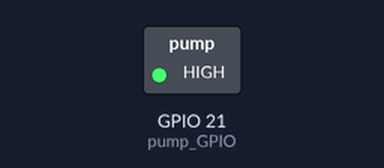
A program run on a simulated Raspberry Pi (BCM pin numbers). On the bench: switched loads named in the program (green lamp = pin HIGH). At 0.0 s the program stops and its outputs stay as they are.

Above: at 0.1 s.
Timing chart, 0 to 1.5 s (numbered marks = the images above):
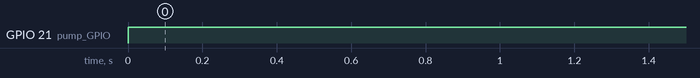

The program:

relay.py
```python
import RPi.GPIO as GPIO

pump_GPIO = 21

GPIO.setmode(GPIO.BCM)
GPIO.setup(pump_GPIO, GPIO.OUT)
GPIO.output(pump_GPIO, GPIO.HIGH)

def state_change(state):
    GPIO.output(pump_GPIO, state)
```

Measured:
- by itself, GPIO 21 (pump_GPIO): LOW → HIGH at 0.00 s
